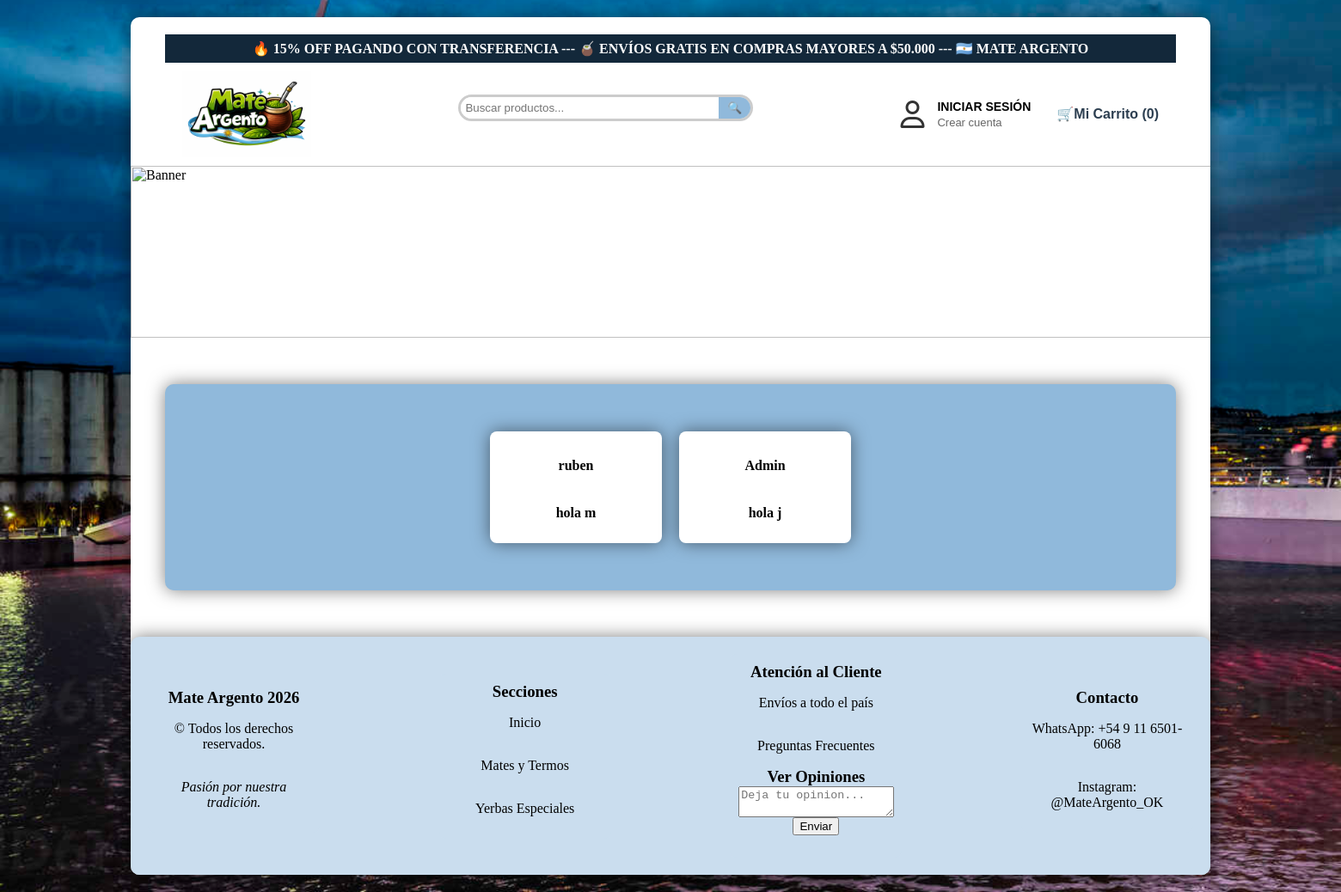
The app's page /opiniones, older data.
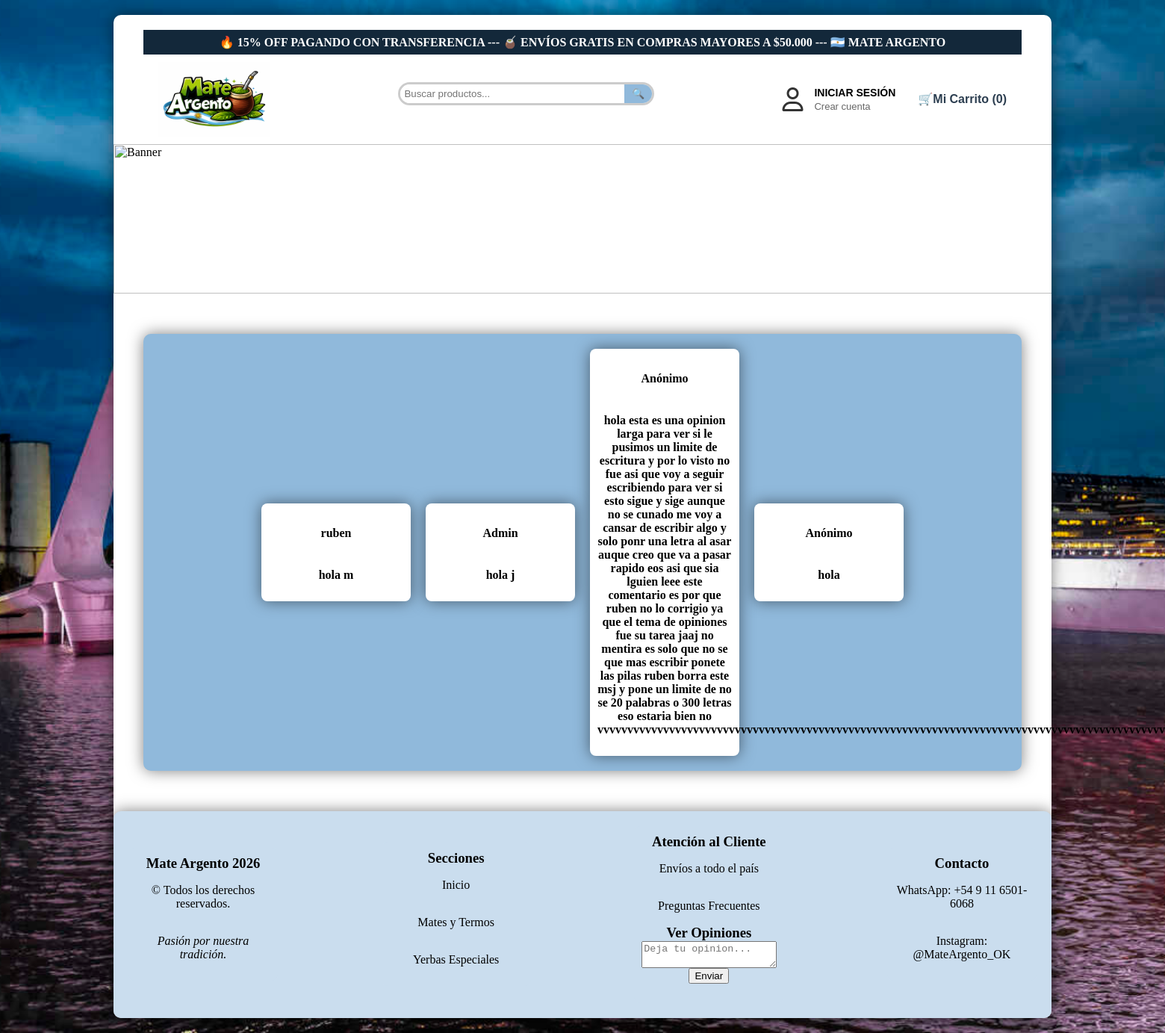
The same page, newer data.
### app.py (models this page shows, shortened)
class Opinion(db.Model):
    id = db.Column(db.Integer, primary_key=True) # Esto hace que el cerebro los vuelva unicos y los va colocando 1,2,3.
    nombre_cliente = db.Column(db.String(100)) # Espacio para el nombre del cliente de maximo 100 letras.
    comentario = db.Column(db.Text, nullable=False) # El texto que escriben, nullable para que no se guarde vacio.

### app.py (the view)
@app.route('/opiniones')
def ver_opiniones():
    return render_template('opiniones.html', opiniones=Opinion.query.all())

### app.py (called while the page is built, shortened)
@app.context_processor
def procesar_carrito():
    mi_carrito = Carrito(session)
    items, total, unidades = mi_carrito.obtener_datos(Producto)
    return dict(carrito_html=items, total_carrito=total, total_unidades=unidades)

    def obtener_datos(self, modelo_producto):
        carrito_dict = self.session.get('carrito', {})
        productos_reales = []
        total_general = 0
        total_unidades = 0  # <--- Nueva variable
        return productos_reales, total_general, total_unidades

### templates/opiniones.html (shortened to what this page needs)
<head>
    <link rel="stylesheet" href="{{ url_for('static', filename='estilos.css') }}">
    <link rel="stylesheet" href="https://cdnjs.cloudflare.com/ajax/libs/font-awesome/6.0.0/css/all.min.css">
</head>
<body>
    <div class="contenedor">
        {% extends 'base.html' %}
        {% block content %}
        <br><br><br>
        <div class="contenedor-padre2">
            {% for p in opiniones %}
                <div class="tarjeta">
                    <h4>{{ p.nombre_cliente }}</h4>
                    <p><b>{{ p.comentario }}</b></p>
                </div>
            {% else %}
                <p>No hay productos en esta categoría todavía.</p>
            {% endfor %}
        </div>
        <br><br><br>
        {% endblock %}

### templates/base.html (shortened to what this page needs)
<!DOCTYPE html>
<html lang="es">
<head>
    <link rel="stylesheet" href="{{ url_for('static', filename='estilos.css') }}">
    <link rel="stylesheet" href="https://cdnjs.cloudflare.com/ajax/libs/font-awesome/6.0.0/css/all.min.css">
</head>
<body>
    <div class="barra-anuncio" style="background-color: #13283A; color: #fff; padding: 7px 0; text-align: center;">
        <marquee behavior="scroll" direction="left" scrollamount="8" style="font-weight: bold;">
            🔥 15% OFF PAGANDO CON TRANSFERENCIA --- 🧉 ENVÍOS GRATIS EN COMPRAS MAYORES A $50.000 --- 🇦🇷 MATE ARGENTO
        </marquee>
    </div>
    <header class="bloque-superior">
        <a href="/">
            <img src="{{ url_for('static', filename='img/logo.jpeg') }}" class="logo-personalizado" alt="Mate Argento">
        </a>
        <form action="{{ url_for('buscar') }}" method="GET">
            <div class="buscador-corto">
                <input type="text" name="q" placeholder="Buscar productos..." style="border:none; padding:5px; outline:none; width: 300px;">
                <button type="submit">🔍</button>
            </div>
        </form>
        <div class="bloque-cuenta">
            {% if session.get('usuario_nombre') %}
                <nav>
                    <span>Hola, <b>{{ session['usuario_nombre'] }}</b></span> |
                    {% if session.get('usuario_rol') == 'admin' %}
                         <a href="/admin/dashboard" style="color: #e6222c; font-weight: bold; text-decoration: none;">
                            <i class="fa-solid fa-gauge-high"></i> [ PANEL DE CONTROL ]
                        </a> |
                    {% endif %}
                    <a href="/logout">Cerrar Sesión</a>
                </nav>
            {% else %}
                <div class="icono-usuario"><i class="fa-regular fa-user"></i></div>
                <div class="enlaces-cuenta">
                    <a href="/login" class="link-cuenta">Iniciar sesión</a>
                    <a href="/registro" class="link-cuenta-secundario">Crear cuenta</a>
                </div>
            {% endif %}
            <details class="carrito-desplegable" id="mi-carrito-desplegable">
                <summary class="carrito-summary">
                    🛒 <b class="enlace-titulo">Mi Carrito ({{ total_unidades }})</b>
                </summary>
            </details>
        </div>
    </header>
    <img src="{{ url_for('static', filename='img/fondo_lindo2.png') }}" class="ancho-total" alt="Banner">
    <main class="contenedor-principal">
        {% block content %}{% endblock %}
    </main>
    <footer class="pie-pagina">
        <div class="contenedor-pie">
            <div class="tarjeta-pie">
                <h3>Mate Argento 2026</h3>
                <p>&copy; Todos los derechos reservados.</p>
                <p><em>Pasión por nuestra tradición.</em></p>
            </div>
            <div class="tarjeta-pie">
                <h3>Secciones</h3>
                <p>Inicio</p>
                <p>Mates y Termos</p>
                <p>Yerbas Especiales</p>
            </div>
            <div class="tarjeta-pie">
                <h3>Atención al Cliente</h3>
                <p>Envíos a todo el país</p>
                <p>Preguntas Frecuentes</p>
                <form action="/enviar_opinion" method="POST">
                    <a href="/opiniones" class="enlace-titulo efecto-verde" style="color:#000"><h3>Ver Opiniones</h3></a>
                    <textarea name="opinion_texto" placeholder="Deja tu opinion..." required></textarea>
                    <button type="submit">Enviar</button>
                </form>
            </div>
            <div class="tarjeta-pie">
                <h3>Contacto</h3>
                <p>WhatsApp: +54 9 11 6501-6068</p>
                <p>Instagram: @MateArgento_OK</p>
            </div>
        </div>
    </footer>
</body>
</html>

### static/estilos.css (style rules this page uses)
body { background-color: #ccc; background-image: url('img/mujer.jpg'); background-size: cover; background-repeat: no-repeat; background-position: center; margin: 0; padding: 20px; }
.contenedor { width: 80%; margin: auto; background-color: #fff; background-size: cover; background-repeat: no-repeat; background-position: center; padding: 20px; border-radius: 10px; box-shadow: 0px 0px 20px rgba(0, 0, 0, 0.5); min-height: 500px; }
.contenedor > * { margin-left: 20px; margin-right: 20px; }
.contenedor-pie { display: flex; flex-direction: row; justify-content: space-between; align-items: center; padding: 20px; background-color: #CADDEE; border-radius: 10px; box-shadow: 0px 0px 20px rgba(0, 0, 0, 0.5); }
.contenedor-padre2 { display: flex; flex-direction: row; flex-wrap: wrap; justify-content: center; align-items: center; gap: 20px; padding: 20px; background-color: #90b9db; border-radius: 10px; box-shadow: 0px 0px 20px rgba(0, 0, 0, 0.5); min-height: 200px; }
.bloque-superior { display: flex; align-items: center; justify-content: space-between; flex-wrap: wrap; gap: 10px; padding: 10px 20px; }
.bloque-cuenta { display: flex; flex-direction: row; flex-wrap: wrap; align-items: center; gap: 15px; font-family: 'Arial', sans-serif; }
h3 { font-size: clamp(18px, 1,8vw, 30px); width: 100%; margin-left: 0; margin-right: 0; padding: 0; display: block; text-align: center; margin: 0; word-wrap: break-word; }
.ancho-total { width: calc(100% + 40px) !important; margin-left: -20px !important; max-width: none !important; display: block; height: 200px; object-fit: cover; }
.logo-personalizado { width: 150px; height: auto; }
.tarjeta { background-color: #fff; padding: 10px; border-radius: 8px; width: 200px; text-align: center; display: flex; flex-direction: column; justify-content: space-between; height: 100%; box-sizing: border-box; box-shadow: 0px 0px 20px rgba(0, 0, 0, 0.5); }
.tarjeta-pie { background-color: #CADDEE; padding: 10px; border-radius: 8px; width: 200px; text-align: center; display: flex; flex-direction: column; justify-content: space-between; height: 100%; box-sizing: border-box; }
.enlace-titulo { text-decoration: none; color: #2c3e50; cursor: pointer; }
.buscador-corto { display: flex; border-radius: 20px; border: 3px solid #ccc; overflow: hidden; flex-grow: 1; max-width: 500px; min-width: 200px; }
.buscador-corto button { background: #90b9db; color: white; border: none; padding: 5px 10px; flex-shrink: 0; width: auto; }
.buscador-corto input { flex-grow: 1; border: none; padding: 5px 10px; outline: none; min-width: 0; }
.icono-usuario { font-size: 32px; color: #333; }
.enlaces-cuenta { display: flex; flex-direction: column; justify-content: center; }
.link-cuenta { font-size: 14px; font-weight: bold; text-transform: uppercase; color: #000; text-decoration: none; line-height: 1.2; }
.link-cuenta-secundario { font-size: 13px; color: #666; text-decoration: none; margin-top: 2px; }
footer { width: calc(100% + 40px) !important; padding: 0 !important; margin-left: -20px !important; margin-right: -20px !important; margin-bottom: -20px !important; }
.carrito-desplegable { position: relative; margin-left: 15px; }
.carrito-summary { display: flex; align-items: center; list-style: none; cursor: pointer; }

Row changes from the older to the newer data that the page shows:
added Opinion: nombre_cliente "Anónimo", comentario "hola esta es una opinion larga para ver si le pusimos un limite de escritura y por lo visto no fue asi que voy a seguir escribiendo para ver si esto sigue y sige aunque no se cunado me voy a cansar de escribir algo y solo ponr una letra al asar auque creo que va a pasar rapido eos asi que sia lguien leee este comentario es por que ruben no lo corrigio ya que el tema de opiniones fue su tarea jaaj no mentira es solo que no se que mas escribir ponete las pilas ruben borra este msj y pone un limite de no se 20 palabras o 300 letras eso estaria bien no…"
added Opinion: nombre_cliente "Anónimo", comentario "hola"
